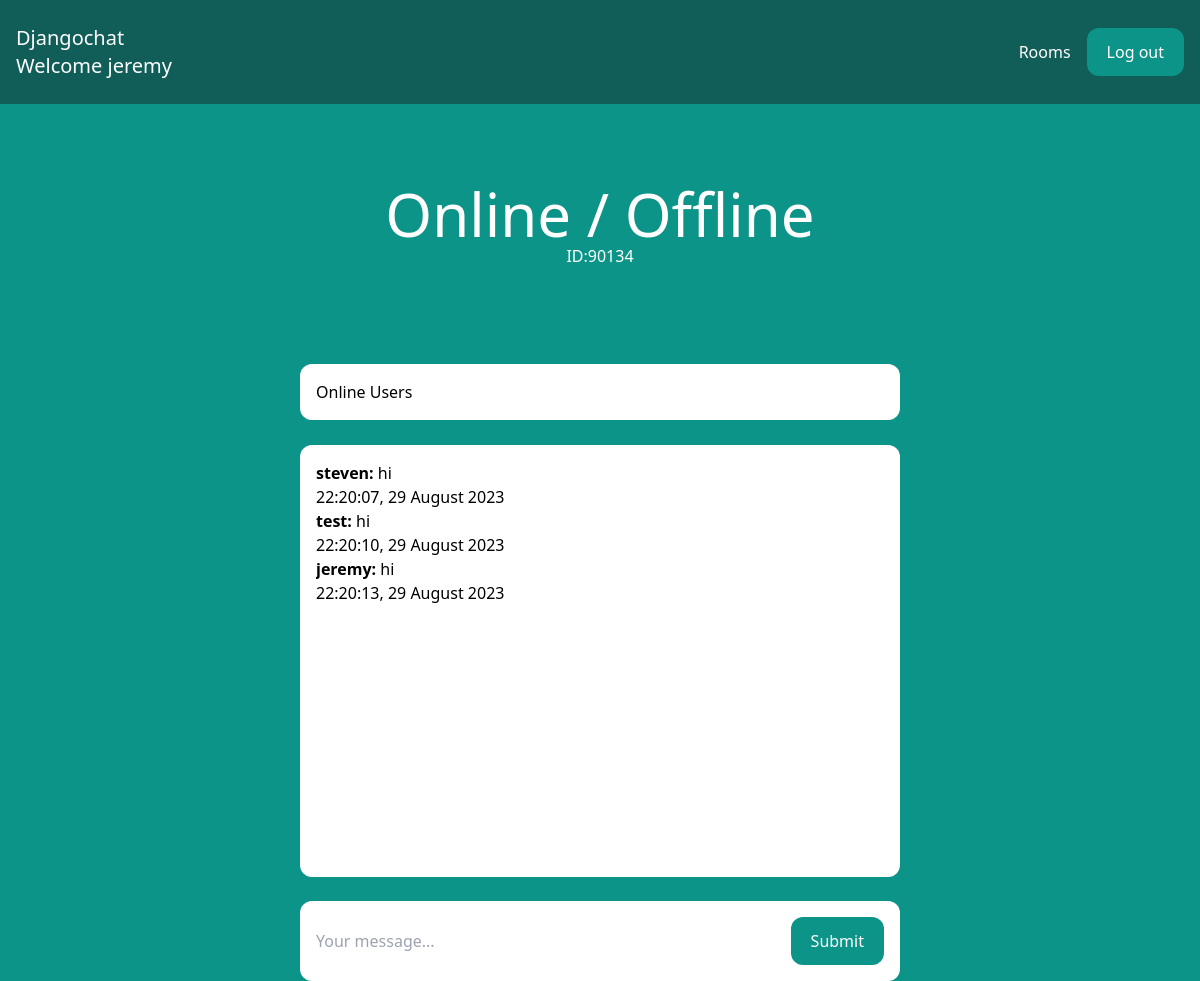
Screenshot of /rooms/90134/ (signed in) with the database file from the repository.
### room/models.py (models this page shows, shortened)
class Room(models.Model):
    name = models.CharField(max_length=255)
    slug = models.SlugField(unique=True)
    participants = models.ManyToManyField(User, related_name='joined_rooms')
    online_participants = models.ManyToManyField(User, related_name='online_rooms', blank=True)

class Message(models.Model):
    room = models.ForeignKey(Room, related_name='messages', on_delete=models.CASCADE)
    user = models.ForeignKey(User, on_delete=models.CASCADE)
    content = models.TextField()
    date_added = models.DateTimeField(auto_now_add=True)
    class Meta:
        ordering = ('date_added',)

### room/views.py (the view)
# urls.py: path('rooms/', include('room.urls')),
@login_required
def room(request, slug):
    room = Room.objects.get(slug=slug)
    if request.user in room.participants.all():
        messages = Message.objects.filter(room=room)
        return render(request, 'room/room.html', {'room': room, 'messages': messages})
    else:
        return HttpResponse("You are not a participant of this room.")

### room/templates/room/room.html (shortened to what this page needs)
{% extends 'core/base.html' %}
{% block content %}
<div class="p-10 lg:p-20 text-center">
    <h1 class="text-3xl lg:text-6xl text-white">{{ room.name }}</h1>
    <p class="text-white">ID:{{ room.slug }}</p>
</div>
<div class="lg:w-2/4 mx-4 lg:mx-auto mt-4 p-4 bg-white rounded-xl" style="margin-bottom:25px;">
    <h2>Online Users</h2>
</div>
<div class="lg:w-2/4 mx-4 lg:mx-auto p-4 bg-white rounded-xl">
    <div class="chat-messages space-y-3" id="chat-messages">
        {% for m in messages %}
            <b>
            {{ m.user.username }}:
            </b>
            {{ m.content }}
            <br>
            {{ m.date_added|date:"H:i:s, j F Y" }}
            <br>
        {% endfor %}
    </div>
</div>
<div class="lg:w-2/4 mt-6 mx-4 lg:mx-auto p-4 bg-white rounded-xl">
    <form method="post" action="." class="flex">
        <input type="text" name="content" class="flex-1 mr-3" placeholder="Your message..." id="chat-message-input">
        <button
            class="px-5 py-3 rounded-xl text-white bg-teal-600 hover:bg-teal-700"
            id="chat-message-submit"
        >Submit</button>
    </form>
</div>
{% endblock %}

### core/templates/core/base.html (shortened to what this page needs)
<!DOCTYPE html>
<html>
    <head>
        <script src="https://cdn.tailwindcss.com"></script>
    </head>
    <body class="bg-teal-600">
        <nav class="flex items-center justify-between px-4 py-6 bg-teal-800">
            <div>
                <a href="/" class="text-xl text-white">Djangochat</a>
                <p class="text-xl text-white">Welcome {{user.username}}</p>
            </div>
            <div class="flex items-center space-x-4">
                {% if request.user.is_authenticated %}
                    <a href="/rooms/" class="text-white hover:text-gray-200">Rooms</a>
                    <a href="/logout/" class="px-5 py-3 rounded-xl text-white bg-teal-600 hover:bg-teal-700">Log out</a>
                {% else %}
                    <a href="/login/" class="text-white hover:text-gray-200">Log in</a>
                    <a href="/signup/" class="px-5 py-3 rounded-xl text-white bg-teal-600 hover:bg-teal-700">Sign up</a>
                {% endif %}
            </div>
        </nav>
        {% block content %}
        {% endblock %}
    </body>
</html>

### core/templates/core/base.html (style rules this page uses)
.chat-messages { height: 400px; overflow-y: auto; }

### rows the page displays
Room: name "Online / Offline", slug "90134"
Message: user.username "steven", content "hi", date_added "22:20:07, 29 August 2023"
Message: user.username "test", content "hi", date_added "22:20:10, 29 August 2023"
Message: user.username "jeremy", content "hi", date_added "22:20:13, 29 August 2023"

### other values shown
{{ user.username }} "jeremy"
